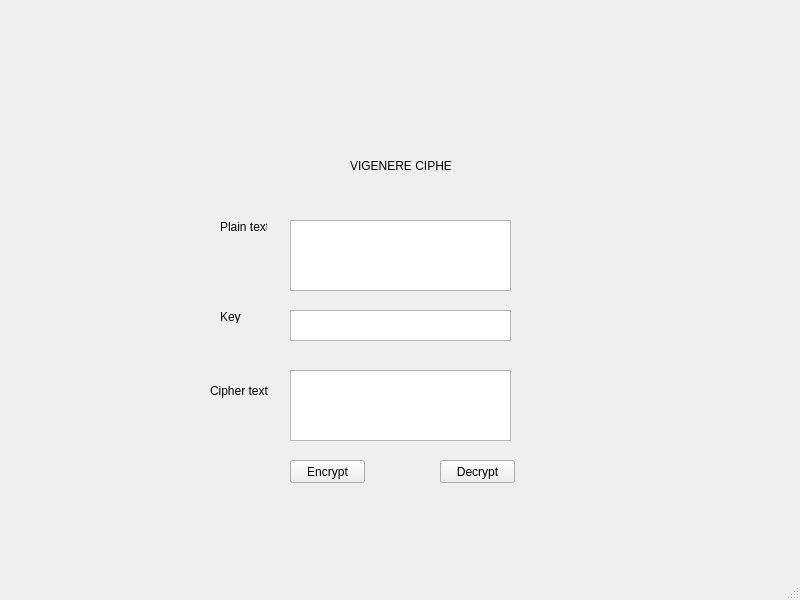
<?xml version="1.0" encoding="UTF-8"?>
<ui version="4.0">
 <class>MainWindow</class>
 <widget class="QMainWindow" name="MainWindow">
  <property name="geometry">
   <rect>
    <x>0</x>
    <y>0</y>
    <width>800</width>
    <height>600</height>
   </rect>
  </property>
  <property name="windowTitle">
   <string>MainWindow</string>
  </property>
  <widget class="QWidget" name="centralwidget">
   <widget class="QLabel" name="label_2">
    <property name="geometry">
     <rect>
      <x>220</x>
      <y>220</y>
      <width>47</width>
      <height>13</height>
     </rect>
    </property>
    <property name="text">
     <string>Plain text</string>
    </property>
   </widget>
   <widget class="QPlainTextEdit" name="txt_cipher_text">
    <property name="geometry">
     <rect>
      <x>290</x>
      <y>370</y>
      <width>221</width>
      <height>71</height>
     </rect>
    </property>
   </widget>
   <widget class="QLabel" name="label">
    <property name="geometry">
     <rect>
      <x>350</x>
      <y>130</y>
      <width>101</width>
      <height>71</height>
     </rect>
    </property>
    <property name="text">
     <string>VIGENERE CIPHER</string>
    </property>
   </widget>
   <widget class="QPushButton" name="btn_decrypt">
    <property name="geometry">
     <rect>
      <x>440</x>
      <y>460</y>
      <width>75</width>
      <height>23</height>
     </rect>
    </property>
    <property name="text">
     <string>Decrypt</string>
    </property>
   </widget>
   <widget class="QLabel" name="label_4">
    <property name="geometry">
     <rect>
      <x>210</x>
      <y>380</y>
      <width>61</width>
      <height>21</height>
     </rect>
    </property>
    <property name="text">
     <string>Cipher text</string>
    </property>
   </widget>
   <widget class="QPlainTextEdit" name="txt_plain_text">
    <property name="geometry">
     <rect>
      <x>290</x>
      <y>220</y>
      <width>221</width>
      <height>71</height>
     </rect>
    </property>
   </widget>
   <widget class="QPushButton" name="btn_encrypt">
    <property name="geometry">
     <rect>
      <x>290</x>
      <y>460</y>
      <width>75</width>
      <height>23</height>
     </rect>
    </property>
    <property name="text">
     <string>Encrypt</string>
    </property>
   </widget>
   <widget class="QLabel" name="label_3">
    <property name="geometry">
     <rect>
      <x>220</x>
      <y>310</y>
      <width>47</width>
      <height>13</height>
     </rect>
    </property>
    <property name="text">
     <string>Key</string>
    </property>
   </widget>
   <widget class="QPlainTextEdit" name="txt_key">
    <property name="geometry">
     <rect>
      <x>290</x>
      <y>310</y>
      <width>221</width>
      <height>31</height>
     </rect>
    </property>
   </widget>
  </widget>
  <widget class="QMenuBar" name="menubar">
   <property name="geometry">
    <rect>
     <x>0</x>
     <y>0</y>
     <width>800</width>
     <height>21</height>
    </rect>
   </property>
  </widget>
  <widget class="QStatusBar" name="statusbar"/>
 </widget>
 <resources/>
 <connections/>
</ui>
